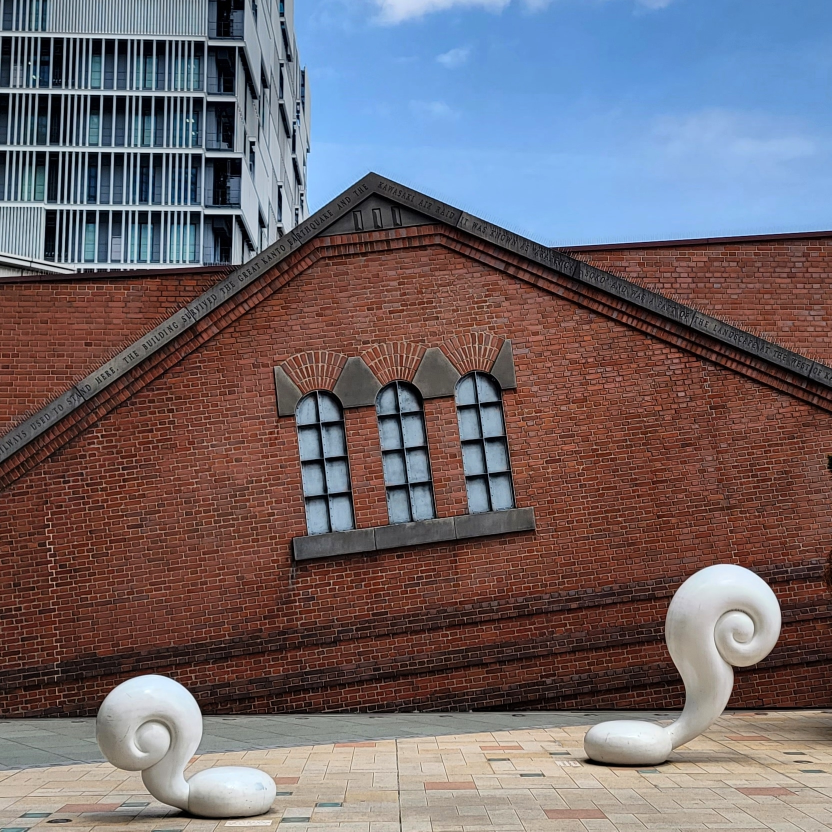
#> input picture photos/city/brick-warehouse-sculptures.jpg, 1663 x 1663 px, given in place of underground-mall-shutters.jpg, which was not available (shown at 1/2 size)
$ python tex_28f.py
#> lines starting #> are read from the running program, lines starting #| are printed output that depends on the picture
"""Textures for 28f (underground mall, from photos/city/underground-mall-shutters.jpg).
Run from the repo root: python3 tools/tex_28f.py
  um_floor.png    polished speckled granite in 600 x 300 mm running-bond tiles (1.2 m square repeat);
                  the speckle is quilted from the near floor of the photo with the perspective undone
  um_floor_n.png  matching normal map (grout joints only)
  um_marble.png   white marble with soft grey veins for the shop pilasters (colours from the photo)
"""
import os
import numpy as np
from PIL import Image, ImageFilter

OUT = "assets/textures"
rng = np.random.default_rng(28)


def cload(n):
#> called with n = 'underground-mall-shutters'
    im = Image.open(f"photos/city/{n}.jpg")
#> im is the input picture: PIL image 1663x1663 RGB; mean R, G, B 111.9, 102.6, 108
    try:
        o = im.getexif().get(274, 1)
#> o = 0
    except Exception:
        o = 1
    im = im.convert("RGB")
    return {3: im.rotate(180, expand=True), 6: im.rotate(270, expand=True), 8: im.rotate(90, expand=True)}.get(o, im)


def quilt(src, H, W, patch=64):
    n = int(H * W / (patch * patch) * 4)
    canvas = np.zeros((H, W, 3), np.float32)
    weight = np.zeros((H, W, 1), np.float32) + 1e-4
    win = np.outer(np.hanning(patch), np.hanning(patch))[..., None] + 1e-3
    for _ in range(n):
        sy, sx = rng.integers(0, src.shape[0] - patch), rng.integers(0, src.shape[1] - patch)
        ty, tx = rng.integers(0, H), rng.integers(0, W)
        yy, xx = (np.arange(patch) + ty) % H, (np.arange(patch) + tx) % W
        canvas[np.ix_(yy, xx)] += src[sy:sy + patch, sx:sx + patch] * win
        weight[np.ix_(yy, xx)] += win
    for _ in range(2000):                     # patch any spots the scatter missed
        holes = np.argwhere(weight[..., 0] < 0.3)
        if len(holes) == 0:
            break
        cy, cx = holes[rng.integers(0, len(holes))]
        sy, sx = rng.integers(0, src.shape[0] - patch), rng.integers(0, src.shape[1] - patch)
        yy, xx = (np.arange(patch) + cy - patch // 2) % H, (np.arange(patch) + cx - patch // 2) % W
        canvas[np.ix_(yy, xx)] += src[sy:sy + patch, sx:sx + patch] * win
        weight[np.ix_(yy, xx)] += win
    out = canvas / weight
    # keep the speckle crisp: quilting averages overlaps, so restore the source's contrast
    m, s = src.reshape(-1, 3).mean(0), src.reshape(-1, 3).std(0)
    om, os_ = out.reshape(-1, 3).mean(0), out.reshape(-1, 3).std(0)
    return (out - om) / (os_ + 1e-3) * s + m


def fbm(H, W, cells, octaves, seed):
    r = np.random.default_rng(seed)
    acc = np.zeros((H, W), np.float32)
    amp, tot = 1.0, 0.0
    for o in range(octaves):
        c = cells * 2 ** o
        g = r.random((c, c)).astype(np.float32)
        g = np.tile(g, (2, 2))
        im = Image.fromarray((g * 255).astype(np.uint8)).resize((W * 2, H * 2), Image.BICUBIC)
        a = np.asarray(im).astype(np.float32)[:H, :W] / 255
        acc += a * amp
        tot += amp
        amp *= 0.5
    return acc / tot


mall = cload("underground-mall-shutters")
k = mall.size[0] / 1400
# ---- granite floor
src = mall.crop(tuple(int(v * k) for v in (500, 1293, 820, 1364)))
src = src.resize((src.size[0], src.size[1] * 2), Image.LANCZOS)          # undo the foreshortening
#> src: PIL image 381x170 RGB
S = np.asarray(src).astype(np.float32)
# flatten the light falloff / reflections so the speckle is even
lo = np.asarray(src.filter(ImageFilter.GaussianBlur(30))).astype(np.float32)
S = S - lo + lo.reshape(-1, 3).mean(0)
N = 1024                                  # 1.2 m -> 853 px per metre
G = quilt(S, N, N, 56)
#> after the loop in quilt, `for _ in range(n):`:
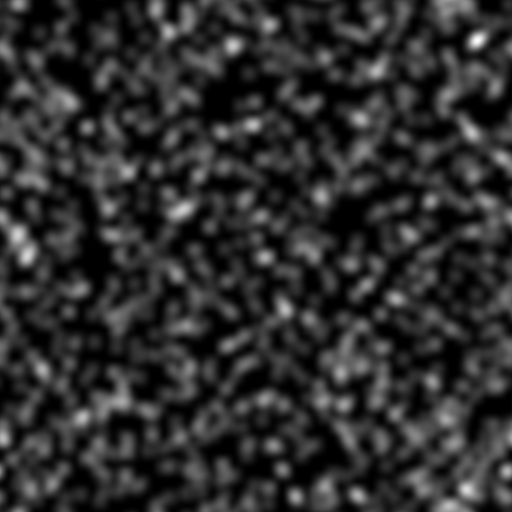
#> weight: shape (1024, 1024, 1) float32 (shown at 1/2 size); min 0.0001, max 5.28, mean 0.968; drawn with min black and max white
#> the loop in quilt, `for _ in range(2000):` made 495 passes
#> (cy, cx, sy, sx) on passes 1 to 3: (233, 436, 79, 17), (567, 547, 46, 31), (436, 944, 20, 242)
#> after the loop in quilt, `for _ in range(2000):`:
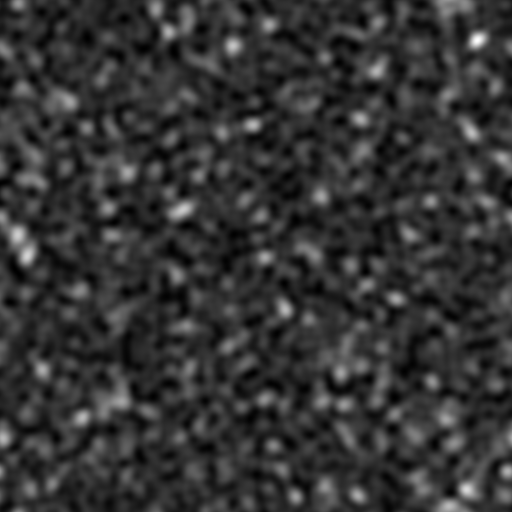
#> weight: shape (1024, 1024, 1) float32 (shown at 1/2 size); min 0.301, max 5.28, mean 1.33; drawn with min black and max white
#> in quilt, `out = canvas / weight`:
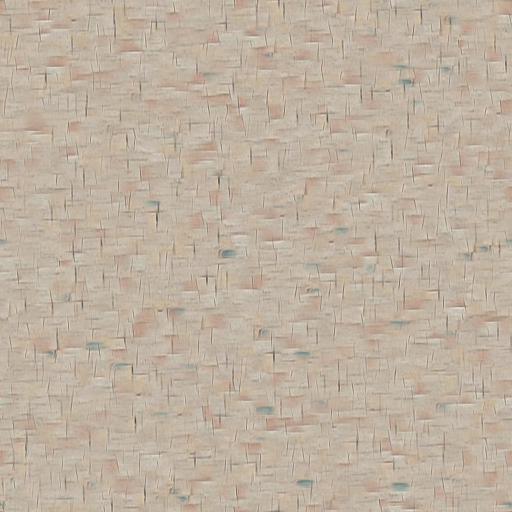
#> out: shape (1024, 1024, 3) float32 (shown at 1/2 size); mean R, G, B 191.3, 177.5, 161.2
#> in quilt, `m, s = src.reshape(-1, 3).mean(0), src.reshape(-1, 3).std(0)`: m = [191.2, 178.2, 162.4]; s = [17.21, 17.31, 17.58]
#> in quilt, `om, os_ = out.reshape(-1, 3).mean(0), out.reshape(-1, 3).std(0)`: om = [191.3, 177.5, 161.2]; os_ = [10.93, 11.35, 11.52]
G = (G - G.mean()) * 1.05 + np.array([168, 166, 163], np.float32)   # the photo's warm light grey
tile = np.zeros((N, N), np.float32)
grout = np.zeros((N, N), np.float32)
rowh = N // 4                              # 0.3 m rows
tilew = N // 2                             # 0.6 m tiles
yy, xx = np.mgrid[0:N, 0:N]
row = yy // rowh
off = (row % 2) * (tilew // 2)
col = ((xx + off) // tilew) % 2
tid = row * 2 + col
jit = rng.normal(0, 4.0, 8)
G += jit[tid][..., None]
gx = ((xx + off) % tilew)
gy = yy % rowh
gm = (gx < 2) | (gy < 2)
G[gm] = G[gm] * 0.35 + np.array([40, 38, 36]) * 0.65
Image.fromarray(np.clip(G, 0, 255).astype(np.uint8)).save(os.path.join(OUT, "um_floor.png"), optimize=True)
h = np.where(gm, 0.0, 1.0).astype(np.float32)
h = np.asarray(Image.fromarray((h * 255).astype(np.uint8)).filter(ImageFilter.GaussianBlur(1.2))).astype(np.float32) / 255
dx = (np.roll(h, -1, 1) - np.roll(h, 1, 1)) * 0.5
dy = (np.roll(h, -1, 0) - np.roll(h, 1, 0)) * 0.5
nx, ny, nz = -dx * 3, dy * 3, np.ones_like(h)
ln = np.sqrt(nx ** 2 + ny ** 2 + nz ** 2)
Image.fromarray(((np.stack([nx / ln, ny / ln, nz / ln], -1) * 0.5 + 0.5) * 255).astype(np.uint8)).save(os.path.join(OUT, "um_floor_n.png"))
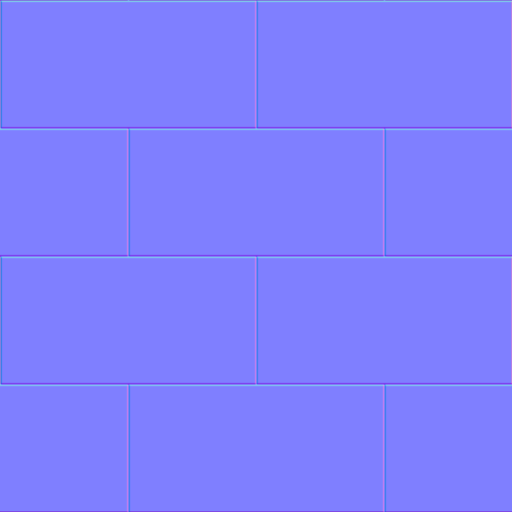
#> saved as um_floor_n.png: PIL image 1024x1024 RGB (shown at 1/2 size); mean R, G, B 127, 127, 254.4
print("wrote um_floor")

# ---- white marble (pilasters): base and vein colours sampled from the photo's pilaster
pil = np.asarray(mall.crop(tuple(int(v * k) for v in (326, 400, 344, 640)))).astype(np.float32).reshape(-1, 3)
L = pil.mean(1)
#> L = 5985 values, max 226.7 at index 1065, min 1 at index 1484, mean 74.25
base = np.median(pil[L > np.percentile(L, 60)], 0)
#> base = [112, 106, 113]
vein = np.median(pil[L < np.percentile(L, 8)], 0)
#> vein = [18, 4, 1]
H, W = 1024, 512
x = np.linspace(0, 1, W)[None, :]
y = np.linspace(0, 1, H)[:, None]
base = base * 1.38                                   # the photo's pilaster is lit white; it reads grey in shade
#> base = [154.6, 146.3, 155.9]
veins = np.zeros((H, W), np.float32)
for i, (ang, wid, strength) in enumerate([(2.6, 0.012, 0.9), (2.2, 0.008, 0.6), (3.4, 0.006, 0.45), (1.8, 0.02, 0.25)]):
    wx, wy = fbm(H, W, 3, 6, 10 + i), fbm(H, W, 3, 6, 20 + i)
    t = x * 1.0 + y * ang * 0.5 + (wx - 0.5) * 0.55 + (wy - 0.5) * 0.25
    f = np.abs(((t * 2) % 1.0) - 0.5)                 # distance to the nearest vein line
    veins += np.exp(-(f / wid) ** 2) * strength * (0.4 + fbm(H, W, 2, 3, 40 + i))
cloud = (fbm(H, W, 5, 5, 3) - 0.5) * 22
#> the loop in fbm (call 13), `for o in range(octaves):` made 5 passes
#> pass 1, in fbm (call 13), `a = np.asarray(im).astype(np.float32)[:H, :W] / 255`:
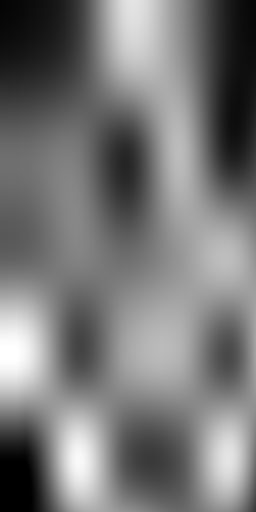
#> a: shape (1024, 512) float32 (shown at 1/2 size); min 0, max 1, mean 0.467
#> after the loop in fbm (call 13), `for o in range(octaves):`:
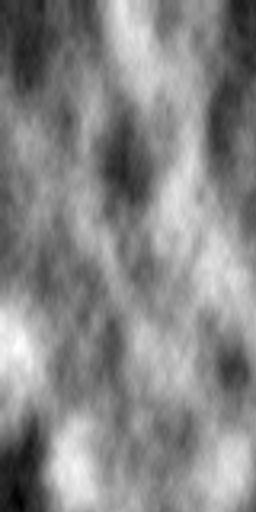
#> acc: shape (1024, 512) float32 (shown at 1/2 size); min 0.188, max 1.61, mean 0.945; drawn with min black and max white
#> after the loop in fbm (call 13), `for o in range(octaves):`: amp = 0.0312; tot = 1.94
M = base[None, None, :] + cloud[..., None]
v = np.clip(veins, 0, 1)[..., None]
M = M * (1 - v * 0.6) + vein[None, None, :] * v * 0.6
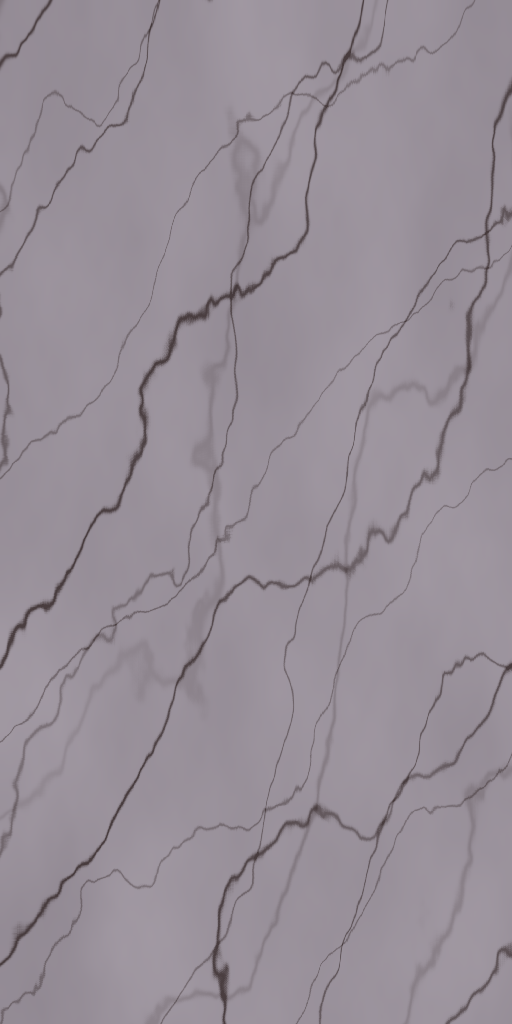
#> M: shape (1024, 512, 3) float32; mean of channels 0, 1, 2 151.3, 142.9, 152.4; drawn as R, G, B
M = np.clip(M, 0, 255)
Image.fromarray(M.astype(np.uint8)).filter(ImageFilter.GaussianBlur(0.6)).save(os.path.join(OUT, "um_marble.png"), optimize=True)
print("wrote um_marble", base, vein)
#| wrote um_marble [154.56 146.28 155.94] [18.  4.  1.]

$ run again, on photos/city/pond-lotus-night-skyline.jpg
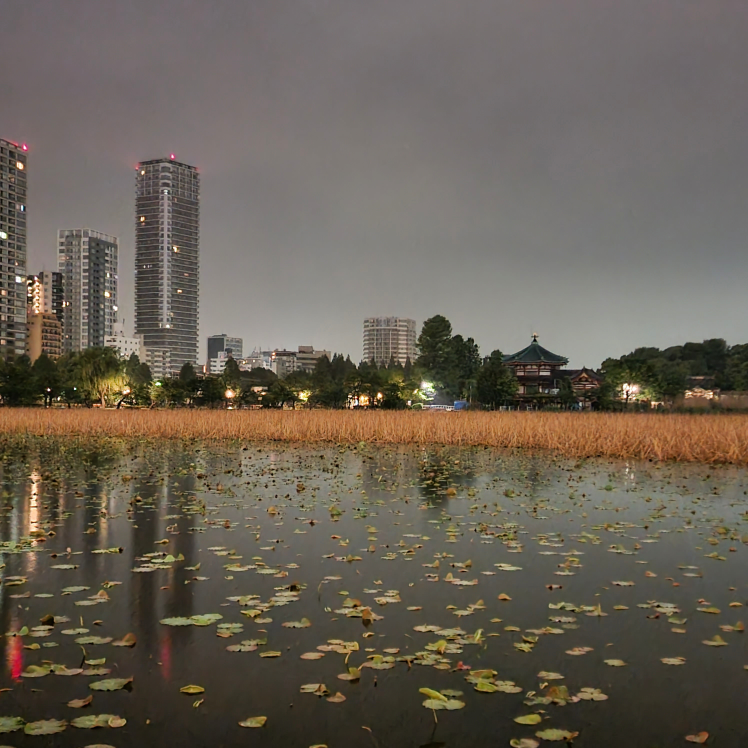
#> input picture photos/city/pond-lotus-night-skyline.jpg, 2992 x 2992 px, given in place of underground-mall-shutters.jpg, which was not available (shown at 1/4 size)
#> in cload, im is the input picture: PIL image 2992x2992 RGB; mean R, G, B 105.3, 96.9, 85.3
#> o = 0
#> after the loop in quilt, `for _ in range(n):`:
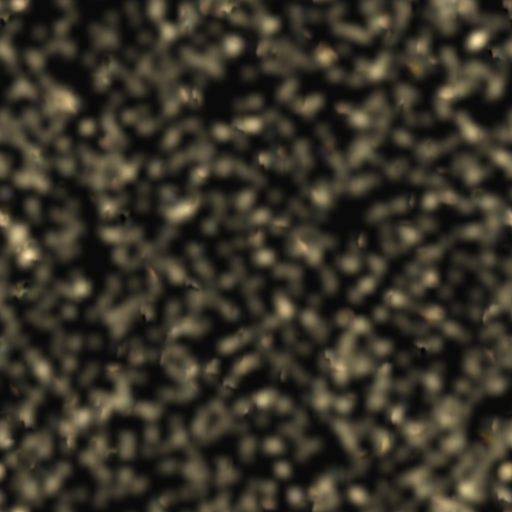
#> canvas: shape (1024, 1024, 3) float32 (shown at 1/2 size); mean R, G, B 53, 47.8, 34.1; drawn with min black and max white
#> the loop in quilt, `for _ in range(2000):` made 495 passes
#> (cy, cx, sy, sx) on passes 1 to 3: (233, 436, 172, 33), (567, 547, 101, 60), (436, 944, 44, 468)
#> m = [55.18, 49.8, 35.04]; s = [14.1, 11.93, 9.1]
#> om = [54.71, 49.26, 35.12]; os_ = [8.37, 6.83, 5.01]
#> `base = np.median(pil[L > np.percentile(L, 60)], 0)`: base = [106, 100, 93]
#> vein = [59, 54.5, 50]
#> `base = base * 1.38                                   # the photo's pil..`: base = [146.3, 138, 128.3]
#> `M = M * (1 - v * 0.6) + vein[None, None, :] * v * 0.6`:
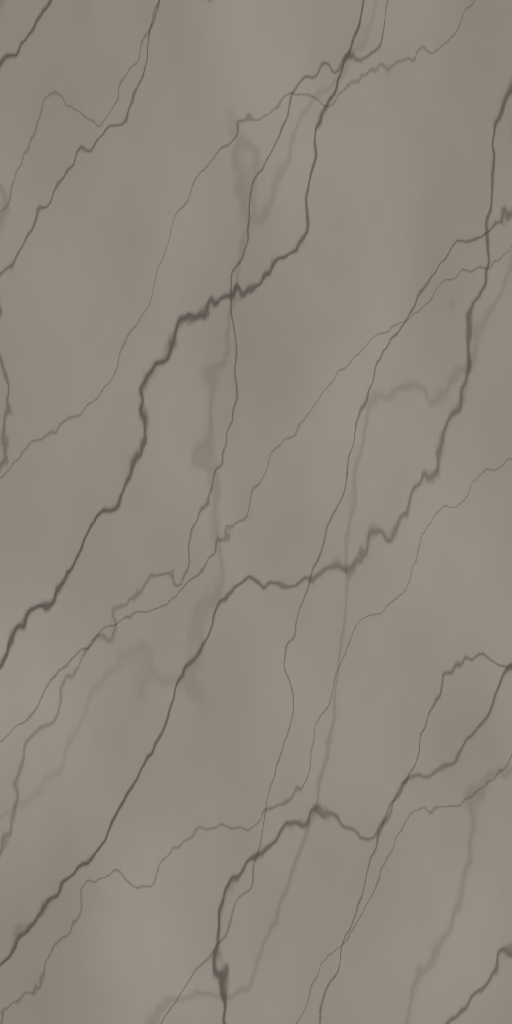
#> M: shape (1024, 512, 3) float32; mean of channels 0, 1, 2 144.1, 135.9, 126.4; drawn as R, G, B
#| wrote um_marble [146.28 138.   128.34] [59.  54.5 50. ]

$ run again, on photos/city/rainy-plaza.jpg
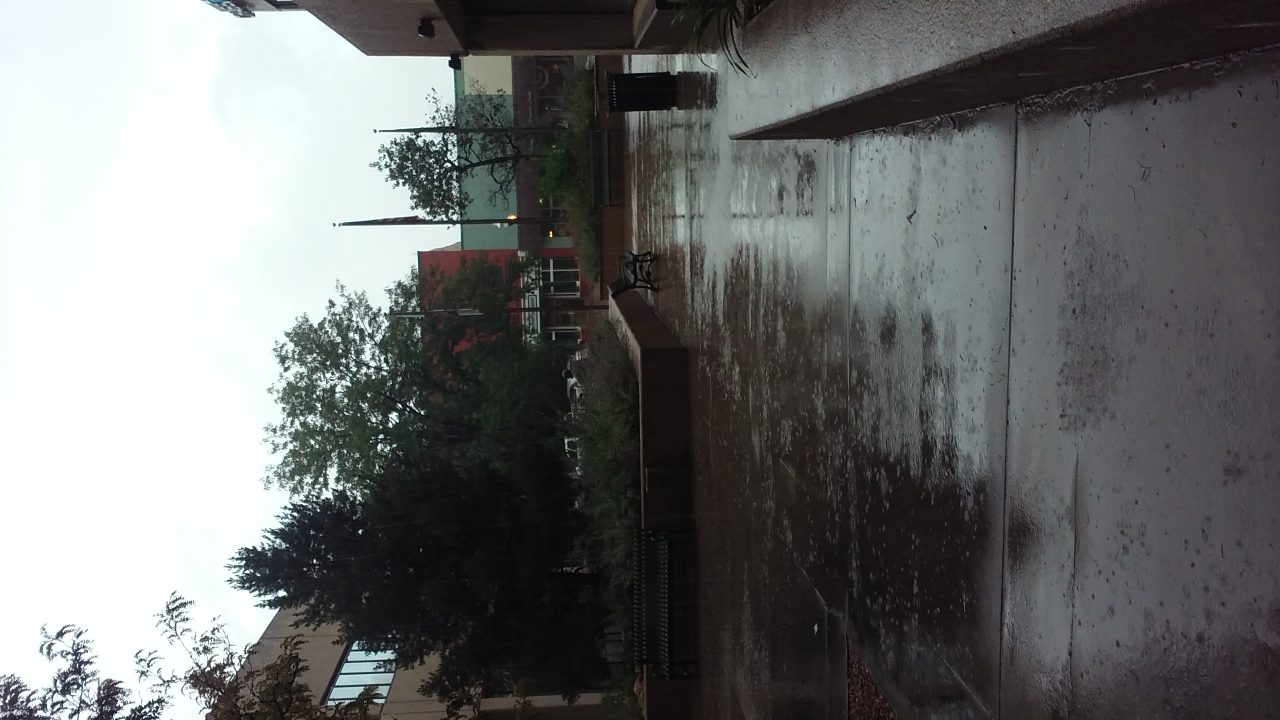
#> input picture photos/city/rainy-plaza.jpg, 2560 x 1440 px, given in place of underground-mall-shutters.jpg, which was not available (shown at 1/2 size)
#> in cload, im is the input picture: PIL image 2560x1440 RGB; mean R, G, B 108.1, 109.6, 109.3
#> o = 6
#> after the loop in quilt, `for _ in range(n):`:
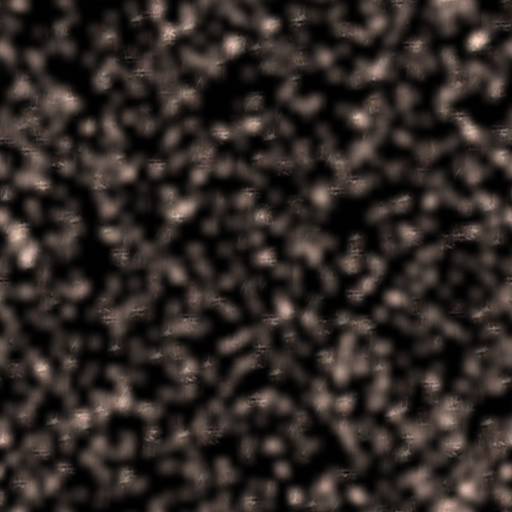
#> canvas: shape (1024, 1024, 3) float32 (shown at 1/2 size); mean R, G, B 31.9, 26.9, 24.7; drawn with min black and max white
#> the loop in quilt, `for _ in range(2000):` made 495 passes
#> (cy, cx, sy, sx) on passes 1 to 3: (233, 436, 62, 14), (567, 547, 36, 26), (436, 944, 15, 203)
#> m = [34.27, 28.87, 26.55]; s = [7.5, 7.44, 7.17]
#> om = [32.98, 27.75, 25.48]; os_ = [4.02, 3.89, 3.68]
#> L = 4446 values, max 254.7 at index 1330, min 10.67 at index 4252, mean 136.9
#> `base = np.median(pil[L > np.percentile(L, 60)], 0)`: base = [250, 255, 254]
#> vein = [21, 25, 29]
#> `base = base * 1.38                                   # the photo's pil..`: base = [345, 351.9, 350.5]
#> `M = np.clip(M, 0, 255)`:
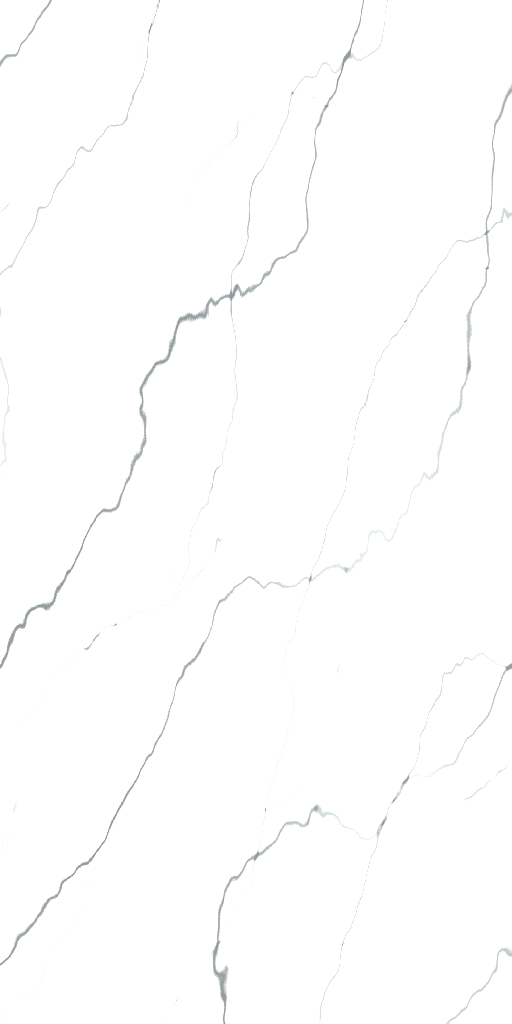
#> M: shape (1024, 512, 3) float32; mean of channels 0, 1, 2 254.8, 254.9, 254.9; drawn as R, G, B
#| wrote um_marble [345.   351.9  350.52] [21. 25. 29.]
